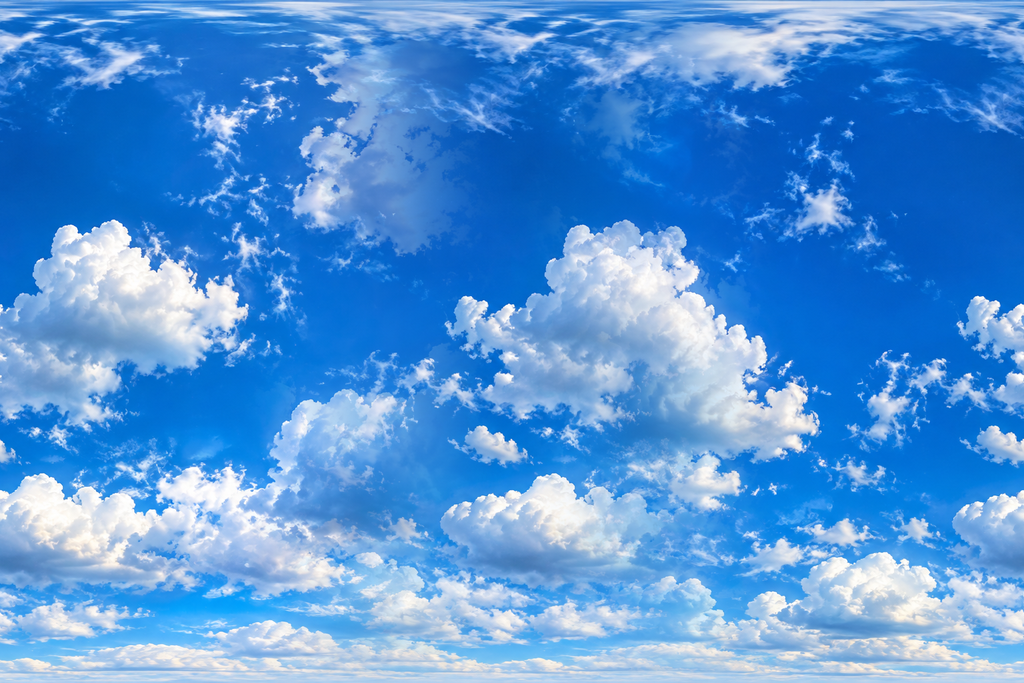
#> input picture assets/tex/sky_pano.png, 1024 x 683 px, found by its file name
$ python postprocess.py
#> lines starting #> are read from the running program, lines starting #| are printed output that depends on the picture
# -*- coding: utf-8 -*-
"""Turn the raw generated art into game ready textures: tileable ground/panorama
and white-background cut-outs with real alpha channels."""
import json
import os

import numpy as np
from PIL import Image, ImageFilter
from scipy import ndimage

ROOT = os.path.dirname(os.path.dirname(os.path.abspath(__file__)))
RAW = os.path.join(ROOT, "assets", "raw")
TEX = os.path.join(ROOT, "assets", "tex")
os.makedirs(TEX, exist_ok=True)

# name -> (kind, max edge, tile axes)
#
# The tiling surfaces ship at 512, not 1024, on purpose. `src/assets.js` already
# shrank them to 512 before uploading (the 1024 originals were ~3mm per texel on
# the ground, an order of magnitude finer than a screen can resolve), so the extra
# pixels in the PNG were pure download weight: nobody ever saw them. Keeping the
# shrink here too means the file, the upload and the human eye all agree — and the
# six of them go from 13.9MB of the site to 3.6MB. The 1024 masters stay in
# assets/raw, so nothing is lost.
PLAN = {
    "sky_pano": ("pano", 1024, "x"),
    "ground_grass": ("tile", 512, "xy"),
    "ground_dirt": ("tile", 512, "xy"),
    "water_river": ("tile", 512, "xy"),
    "tex_bark": ("tile", 512, "xy"),
    "tex_cliff": ("tile", 512, "xy"),
    "tree_pine": ("cut", 1024, None),
    "tree_oak": ("cut", 1024, None),
    "tree_big": ("cut", 1024, None),
    "tree_bush": ("cut", 640, None),
    "prop_log": ("cut", 1024, None),
    "prop_rock": ("cut", 640, None),
    "prop_hut": ("cut", 1280, None),
    "item_pinecone": ("cut", 256, None),
    "prop_stump": ("cut", 512, None),
    "tree_chopped": ("cut", 1024, None),
    "char_xiongda": ("cut", 1024, None),
    "char_guangtouqiang": ("cut", 1024, None),
    "char_squirrel": ("cut", 1024, None),
    "char_monkey": ("cut", 1024, None),
    "char_owl": ("cut", 1024, None),
    "char_cuihua": ("cut", 1024, None),
    "portrait_xionger": ("cut", 512, None),
    "hands_xionger": ("cut", 1024, None),

    # ---------------- batch 2: new paws, new regions, new levels ----------------
    "portrait_xionger_v2": ("cut", 512, None),
    "tree_dead": ("cut", 1024, None),
    "ground_swamp": ("tile", 512, "xy"),
    "tex_stone": ("tile", 512, "xy"),
    "prop_mushroom": ("cut", 768, None),
    "prop_beehive": ("cut", 640, None),
    "prop_totem": ("cut", 768, None),
    "prop_crystal": ("cut", 640, None),
    "prop_gate": ("cut", 1024, None),
    "item_honey": ("cut", 256, None),
    "item_shroom": ("cut", 256, None),
    "sky_dusk": ("pano", 1024, "x"),
    "char_frog": ("cut", 1024, None),
    "char_deer": ("cut", 1024, None),
    # ground clutter: drawn at 0.3-0.9m, so 384 is already more than the screen
    # can resolve, and there are thousands of them
    "prop_grass_tuft": ("cut", 384, None),
    "prop_fern": ("cut", 384, None),
    "prop_small_rock": ("cut", 256, None),
}

# raw name -> texture name, when they differ
RENAME = {
    "portrait_xionger_v2": "portrait_xionger",
}

# The one image with both arms is special cased: cutout() keeps only the single
# largest blob, which is exactly why the old hands_xionger.png ended up as one
# lone paw reused for both sprites. This one keeps both arms and splits them, so
# each paw gets its own texture and its own animation.
SPLIT_ARMS = ("hands_pair", [("hand_left", 0), ("hand_right", 1)], 512)


def crossfade(axis, image, band=0.5):
    """Make the image periodic along `axis` by rolling it half way round and
    feathering the new seam (the classic offset-and-blend texture trick)."""
    arr = np.asarray(image.convert("RGB"), dtype=np.float32)
    h, w, _ = arr.shape
    rolled = np.roll(arr, w // 2 if axis == "x" else h // 2, axis=1 if axis == "x" else 0)
    length = w if axis == "x" else h
    idx = np.arange(length, dtype=np.float32)
    centre = length / 2.0
    half = length * band / 2.0
    weight = np.clip(np.abs(idx - centre) / half, 0.0, 1.0)
    weight = weight * weight * (3 - 2 * weight)  # smoothstep
    if axis == "x":
        weight = weight[None, :, None]
    else:
        weight = weight[:, None, None]
    out = rolled * weight + arr * (1 - weight)
    return Image.fromarray(out.astype(np.uint8))


def make_tileable(image, axes, band=0.55):
    for axis in axes:
        image = crossfade(axis, image, band)
    return image


# [46 lines left out: functions cutout, trim, not called in this run]


def fit(image, max_edge):
    scale = max_edge / float(max(image.width, image.height))
    if scale >= 1:
        return image
    size = (max(1, int(round(image.width * scale))), max(1, int(round(image.height * scale))))
    return image.resize(size, Image.LANCZOS)


# [78 lines left out: functions cutout_multi, split_arms, not called in this run]


def main():
    report = {}
    for name, (kind, max_edge, axes) in PLAN.items():
        src = os.path.join(RAW, name + ".png")
        if not os.path.exists(src):
            print("missing", name)
            continue
        image = Image.open(src).convert("RGBA")
        if kind == "cut":
            image = cutout(image)
            image = trim(image)
            image = fit(image, max_edge)
            image = image.filter(ImageFilter.UnsharpMask(radius=1.4, percent=45, threshold=3))
        elif kind == "tile":
            image = make_tileable(image.convert("RGB"), axes or "xy")
            image = fit(image, max_edge)
        else:
            image = make_tileable(image.convert("RGB"), axes or "x")
#> the loop in make_tileable, `for axis in axes:` made 1 pass
#> pass 1, in crossfade, `rolled = np.roll(arr, w // 2 if axis == "x" else h // 2, axis=1 if axi..`:
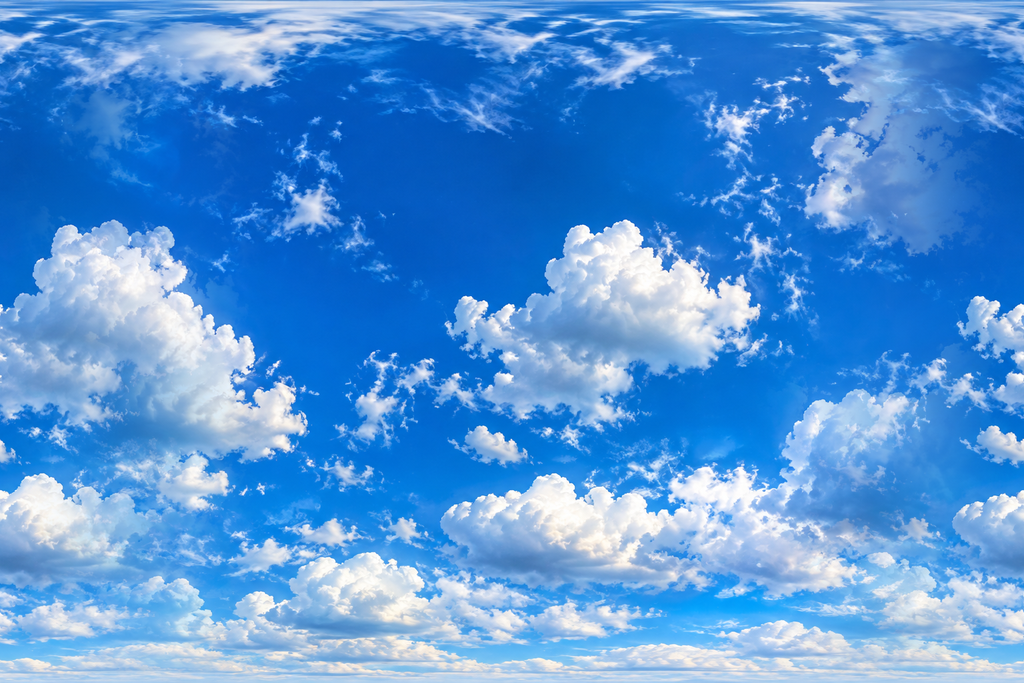
#> rolled: shape (683, 1024, 3) float32; mean R, G, B 84.6, 149.7, 217.5
#> pass 1, in crossfade, `out = rolled * weight + arr * (1 - weight)`:
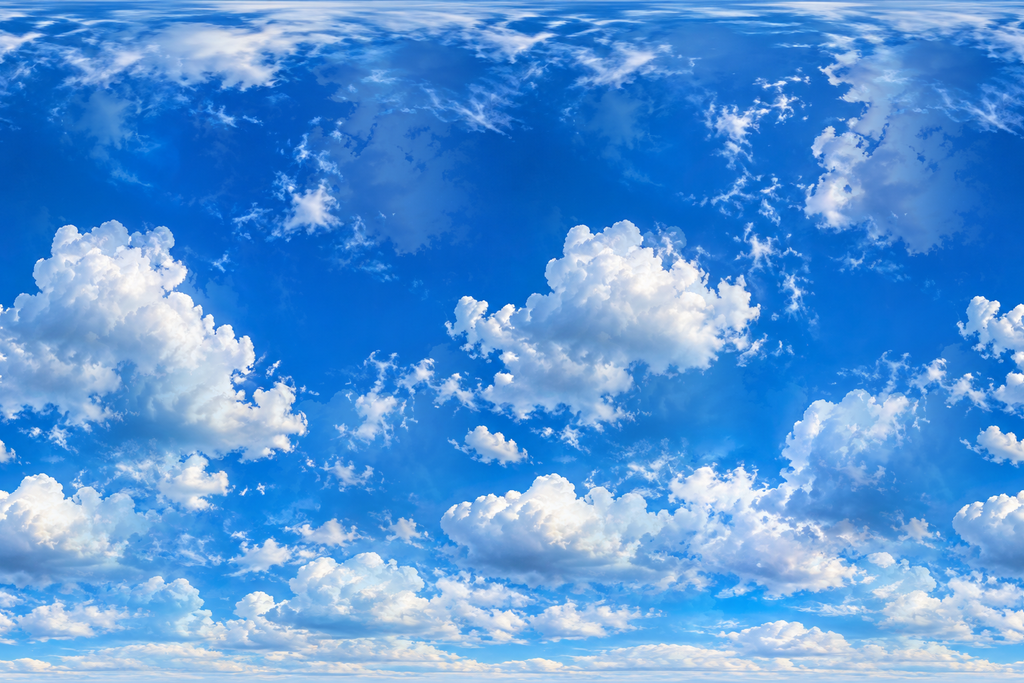
#> out: shape (683, 1024, 3) float32; mean R, G, B 87.7, 151.3, 217.9; drawn with min black and max white
            image = fit(image, max_edge)
        dst = os.path.join(TEX, RENAME.get(name, name) + ".png")
        image.save(dst, optimize=True)
        report[RENAME.get(name, name)] = dict(w=image.width, h=image.height, mode=image.mode,
                                              kb=round(os.path.getsize(dst) / 1024.0, 1))
        print("%-20s %sx%s %s %sKB" % (name, image.width, image.height, image.mode, report[RENAME.get(name, name)]["kb"]))
#| sky_pano             1024x683 RGB 901.9KB
#> pass 2 of the loop in main, `for name, (kind, max_edge, axes) in PLAN.items():`:
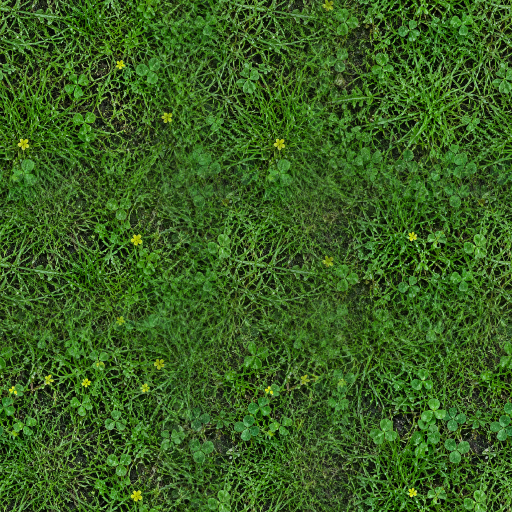
#> input picture assets/tex/ground_grass.png, 1024 x 1024 px, found by its file name (shown at 1/2 size)
#> the loop in make_tileable (call 2), `for axis in axes:` made 2 passes
#> pass 1, in crossfade (call 2), `rolled = np.roll(arr, w // 2 if axis == "x" else h // 2, axis=1 if axi..`:
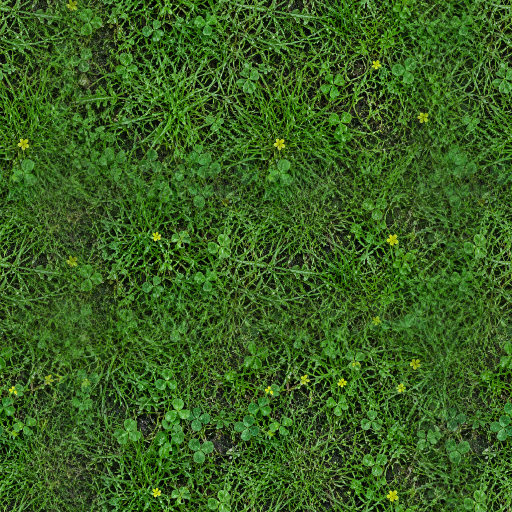
#> rolled: shape (1024, 1024, 3) float32 (shown at 1/2 size); mean R, G, B 57.8, 95.2, 32.7
#> in fit (call 2), `return image.resize(size, Image.LANCZOS)`:
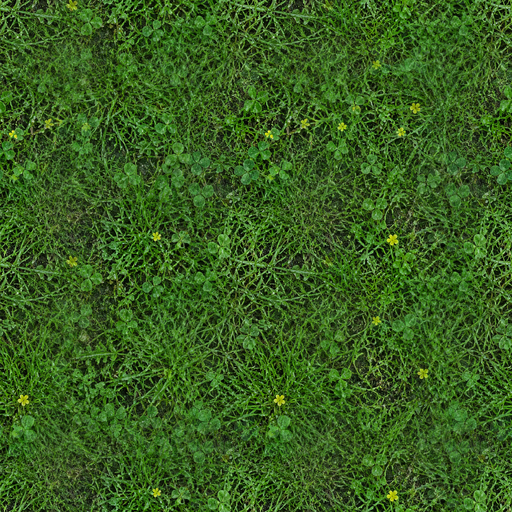
#> returned value: PIL image 512x512 RGB; mean R, G, B 57, 94.5, 32
#| ground_grass         512x512 RGB 612.4KB
#> pass 3 of the loop in main, `for name, (kind, max_edge, axes) in PLAN.items():`:
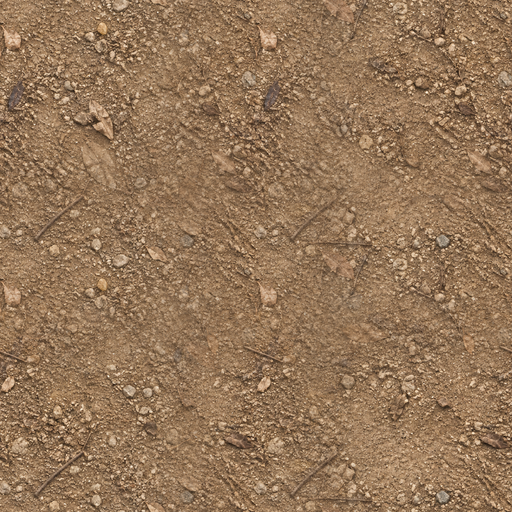
#> input picture assets/tex/ground_dirt.png, 512 x 512 px, found by its file name
#> the loop in make_tileable (call 3), `for axis in axes:` made 2 passes
#> pass 1, in crossfade (call 4), `rolled = np.roll(arr, w // 2 if axis == "x" else h // 2, axis=1 if axi..`:
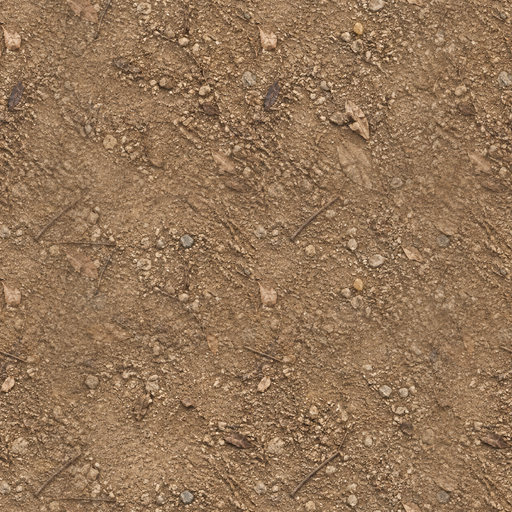
#> rolled: shape (512, 512, 3) float32; mean R, G, B 148.5, 117.9, 88.3
#> after the loop in make_tileable (call 3), `for axis in axes:`:
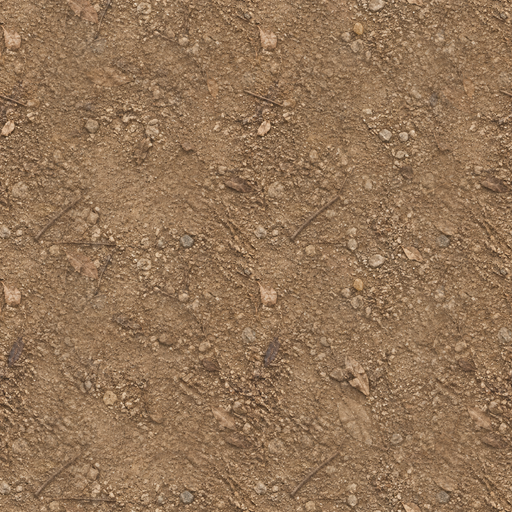
#> image: PIL image 512x512 RGB; mean R, G, B 147.6, 116.9, 87.4
#| ground_dirt          512x512 RGB 563.2KB
#> the loop made 41 passes; the first 3 are shown

    split_src = os.path.join(RAW, SPLIT_ARMS[0] + ".png")
    if os.path.exists(split_src):
        report.update(split_arms(split_src, SPLIT_ARMS[1], SPLIT_ARMS[2]))
    else:
        print("missing", SPLIT_ARMS[0])

    with open(os.path.join(TEX, "manifest.json"), "w", encoding="utf-8") as handle:
        json.dump(report, handle, indent=2)


if __name__ == "__main__":
    main()
